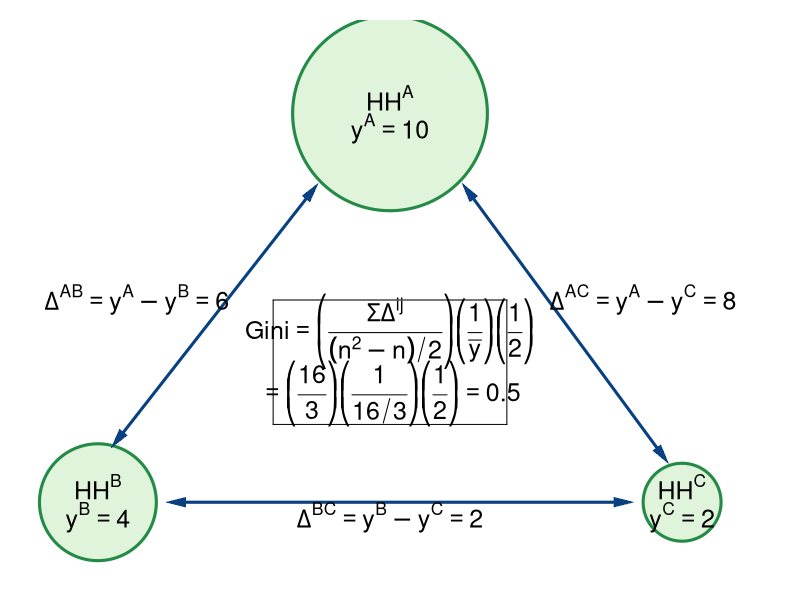

This figure's R source:
#Graph Designer: Simon Halliday & Riley Boeth '17
#Authors: Bowles, Foley and Halliday
#Title: Coordination, Conflict and Competition: A Text in Microeconomics

library(shape)
library(plotrix)
pdf(file = "risk/inequality_households.pdf", width = 10, height = 8)

#Set parameters for graphics
axislabelsize <- 1.5
labelsize <- 1.5
graphlinewidth <- 3
segmentlinewidth <- 2

COL <- c("#7fc97f", "#beaed4", "#fdc086", "#ffff99", "#386cb0", "#f0027f", "#bf5b17", "#666666")
COLA <- c("#e0f3db", "#99d8c9","#66c2a4","#41ae76", "#238b45", "#005824")
COLB <- c("#c6dbef", "#4eb3d3", "#2b8cbe", "#0868ac","#084081")
COLC <- c("#fcfbfd", "#efedf5", "#dadaeb", "#bcbddc", "#9e9ac8", "#807dba", "#6a51a3", "#54278f", "#3f007d")

#Edited the margins to cater for the larger LHS labels
par(mar =  c(1, 1, 1, 2))

#Indifference curves of a risk-averse homo economicus (2nd graph out of the two for 4.7)

#Add limits on axes and levels of utility for each indifference curve
ylims <- c(0, 36)
xlims <- c(1, 39)

npts <- 501 
x <- seq(xlims[1], xlims[2], length.out = npts)
y <- seq(ylims[1], ylims[2], length.out = npts) 

plot(0, 0, xlim = xlims, ylim = ylims, type = "n",
     xlab = expression(paste("")),
     ylab = expression(paste("")), 
     xaxt = "n", 
     yaxt = "n", 
     cex.lab = axislabelsize, 
     bty = "n", 
     xaxs="i", 
     yaxs="i"
)


#axis(1,at = ticksx,  pos = 0, labels = xlabels)
#axis(2,at = ticksy,  pos = 0, labels = ylabels, las = 1)


draw.circle(35, 5, 2, nv = 1000, border = COLA[5], col = COLA[1], lty = 1, lwd = 3)
text(35, 6, expression(paste(HH^C)), xpd = TRUE, cex = labelsize)
text(35, 4, expression(paste(y^C == 2)), xpd = TRUE, cex = labelsize)


#Arrow between 2 and 4
Arrows(9, 5, 32, 5,  col = COLB[5], lty = 1, lwd = 3, code = 3, arr.type = "triangle", arr.lwd = 0.5)

draw.circle(5, 5, 3, nv = 1000, border = COLA[5], col = COLA[1], lty = 1, lwd = 3)
text(5, 6, expression(paste(HH^B)), xpd = TRUE, cex = labelsize)
text(5, 4, expression(paste(y^B == 4)), xpd = TRUE, cex = labelsize)

#Arrow between 4 and 10
Arrows(6, 9, 16, 25,  col = COLB[5], lty = 1, lwd = 3, code = 3, arr.type = "triangle", arr.lwd = 0.5)

draw.circle(20, 30, 5, nv = 1000, border = COLA[5], col = COLA[1], lty = 1, lwd = 3)
text(20, 31, expression(paste(HH^A)), xpd = TRUE, cex = labelsize)
text(20, 29, expression(paste(y^A == 10)), xpd = TRUE, cex = labelsize)

#Arrow between 2 and 10
Arrows(24, 25, 34, 8,  col = COLB[5], lty = 1, lwd = 3, code = 3, arr.type = "triangle", arr.lwd = 0.5)

#Difference between A and C
text(33, 18, expression(paste(Delta^{AC} == phantom(), y^A - y^C == 8)), xpd = TRUE, cex = labelsize)
#Difference between A and B
text(7, 18, expression(paste(Delta^{AB} == phantom(), y^A - y^B == 6)), xpd = TRUE, cex = labelsize)
#Difference between B and C
text(20, 4, expression(paste(Delta^{BC} == phantom(), y^B - y^C == 2)), xpd = TRUE, cex = labelsize)



text(20, 16, expression(paste(Gini== bgroup("(", frac(Sigma*Delta^{ij}, (n^2 - n)/2),")")*bgroup("(",frac(1,bar(y)),")")*bgroup("(",frac(1,2),")"))), cex = labelsize)
text(20, 12, expression(paste(phantom() == bgroup("(", frac(16, 3),")")*bgroup("(",frac(1,16/3),")")*bgroup("(",frac(1,2),")"), phantom() == 0.5 )), cex = labelsize)

#Bottom of frame
segments(14, 10, 26, 10, lty = 1, col = "black" , lwd = 1)
#Top of frame
segments(14, 18, 26, 18, lty = 1, col = "black" , lwd = 1)
#Left of frame
segments(14, 10, 14, 18, lty = 1, col = "black" , lwd = 1)
#Right of frame
segments(26, 10, 26, 18, lty = 1, col = "black" , lwd = 1)


dev.off()
